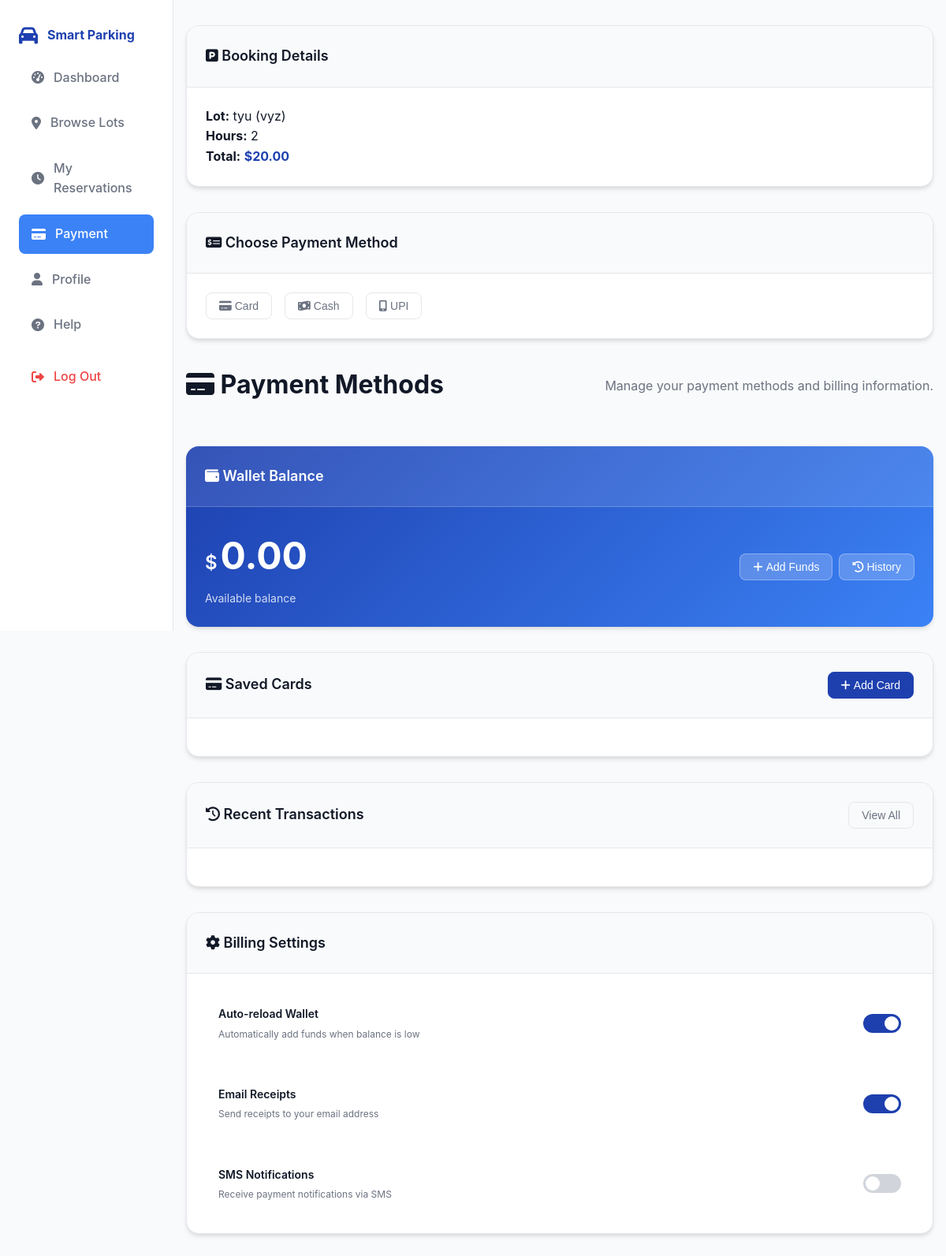
Screenshot of /user/payment.php?booking_id=1 with the database file from the repository.
### tables this page shows
CREATE TABLE `bookings` (
  `id` int(11) NOT NULL,
  `user_id` int(11) NOT NULL,
  `lot_id` int(11) NOT NULL,
  `hours` int(11) NOT NULL,
  `total_amount` decimal(10,2) NOT NULL,
  `payment_method` varchar(20) DEFAULT NULL,
  `status` varchar(20) DEFAULT 'Pending',
  `created_at` timestamp NOT NULL DEFAULT current_timestamp()
);

CREATE TABLE `parking_lots` (
  `id` int(11) NOT NULL,
  `lot_name` varchar(100) DEFAULT NULL,
  `location` varchar(255) DEFAULT NULL,
  `price_per_hour` decimal(10,2) DEFAULT 0.00
);

CREATE TABLE `users` (
  `id` int(11) NOT NULL,
  `full_name` varchar(100) DEFAULT NULL,
  `name` varchar(100) DEFAULT NULL,
  `email` varchar(100) DEFAULT NULL,
  `password` varchar(255) DEFAULT NULL,
  `role` enum('user','admin') DEFAULT 'user',
  `created_at` timestamp NOT NULL DEFAULT current_timestamp(),
  `wallet_balance` decimal(10,2) DEFAULT 0.00,
  `phone` varchar(20) DEFAULT NULL,
  `address` varchar(255) DEFAULT NULL,
  `dob` date DEFAULT NULL,
  `member_since` date DEFAULT NULL
);

### user/payment.php (the view, shortened to what this page needs)
<?php
require_once('../config/db.php');
include('../includes/header.php');
$booking = null;
if (isset($_GET['booking_id'])) {
    $booking_id = intval($_GET['booking_id']);
    $res = $conn->query("SELECT b.*, l.lot_name, l.location FROM bookings b JOIN parking_lots l ON b.lot_id = l.id WHERE b.id = $booking_id");
    if ($res && $res->num_rows > 0) {
        $booking = $res->fetch_assoc();
    }
}
$user_id = 1;
$wallet_balance = 0.00;
$res = $conn->query("SELECT wallet_balance FROM users WHERE id = $user_id");
if ($res && $res->num_rows > 0) {
    $wallet_balance = $res->fetch_assoc()['wallet_balance'];
}
?>
<?php if ($booking): ?>
<div class="card" style="margin-bottom:2rem;">
    <div class="card-header">
        <h3><i class="fas fa-parking"></i> Booking Details</h3>
    </div>
    <div class="card-body">
        <p><strong>Lot:</strong> <?php echo htmlspecialchars($booking['lot_name']); ?> (<?php echo htmlspecialchars($booking['location']); ?>)</p>
        <p><strong>Hours:</strong> <?php echo htmlspecialchars($booking['hours']); ?></p>
        <p><strong>Total:</strong> <span style="font-weight:bold; color:#1e40af;">$<?php echo number_format($booking['total_amount'], 2); ?></span></p>
    </div>
</div>
<div class="card" style="margin-bottom:2rem;">
    <div class="card-header">
        <h3><i class="fas fa-money-check-alt"></i> Choose Payment Method</h3>
    </div>
    <div class="card-body">
        <div style="display:flex; gap:1rem;">
            <button class="btn btn-outline" id="payCardBtn" onclick="selectPaymentMethod('card')" type="button"><i class="fas fa-credit-card"></i> Card</button>
            <button class="btn btn-outline" id="payCashBtn" onclick="selectPaymentMethod('cash')" type="button"><i class="fas fa-money-bill-wave"></i> Cash</button>
            <button class="btn btn-outline" id="payUpiBtn" onclick="selectPaymentMethod('upi')" type="button"><i class="fas fa-mobile-alt"></i> UPI</button>
        </div>
    </div>
</div>
<?php endif; ?>
<div class="page-header">
    <h1><i class="fas fa-credit-card"></i> Payment Methods</h1>
    <p>Manage your payment methods and billing information.</p>
</div>
<div class="card wallet-card">
    <div class="card-header">
        <h3><i class="fas fa-wallet"></i> Wallet Balance</h3>
    </div>
    <div class="card-body">
        <div class="wallet-balance">
            <div class="balance-info">
                <div class="balance-amount">
                    <span class="currency">$</span>
                    <span class="amount"><?php echo number_format($wallet_balance, 2); ?></span>
                </div>
                <p>Available balance</p>
            </div>
            <div class="wallet-actions">
                <button class="btn btn-primary" onclick="openModal('addFundsModal')">
                    <i class="fas fa-plus"></i> Add Funds
                </button>
                <button class="btn btn-outline" onclick="viewTransactionHistory()">
                    <i class="fas fa-history"></i> History
                </button>
            </div>
        </div>
    </div>
</div>
<div class="card">
    <div class="card-header">
        <div class="card-title">
            <h3><i class="fas fa-credit-card"></i> Saved Cards</h3>
        </div>
        <button class="btn btn-primary" onclick="openModal('addCardModal')">
            <i class="fas fa-plus"></i> Add Card
        </button>
    </div>
    <div class="card-body">
    </div>
</div>
<div class="card">
    <div class="card-header">
        <h3><i class="fas fa-history"></i> Recent Transactions</h3>
        <button class="btn btn-outline" onclick="viewAllTransactions()">
            View All
        </button>
    </div>
    <div class="card-body">
    </div>
</div>
<div class="card">
    <div class="card-header">
        <h3><i class="fas fa-cog"></i> Billing Settings</h3>
    </div>
    <div class="card-body">
        <div class="billing-settings">
            <div class="setting-item">
                <div class="setting-info">
                    <h4>Auto-reload Wallet</h4>
                    <p>Automatically add funds when balance is low</p>
                </div>
                <label class="toggle-switch">
                    <span class="slider"></span>
                </label>
            </div>
            <div class="setting-item">
                <div class="setting-info">
                    <h4>Email Receipts</h4>
                    <p>Send receipts to your email address</p>
                </div>
                <label class="toggle-switch">
                    <span class="slider"></span>
                </label>
            </div>
            <div class="setting-item">
                <div class="setting-info">
                    <h4>SMS Notifications</h4>
                    <p>Receive payment notifications via SMS</p>
                </div>
                <label class="toggle-switch">
                    <span class="slider"></span>
                </label>
            </div>
        </div>
    </div>
</div>

### rows the page displays
bookings: parking_lots.lot_name "tyu", parking_lots.location "vyz", hours "2", total_amount "20.00"
users: wallet_balance "0.00"
